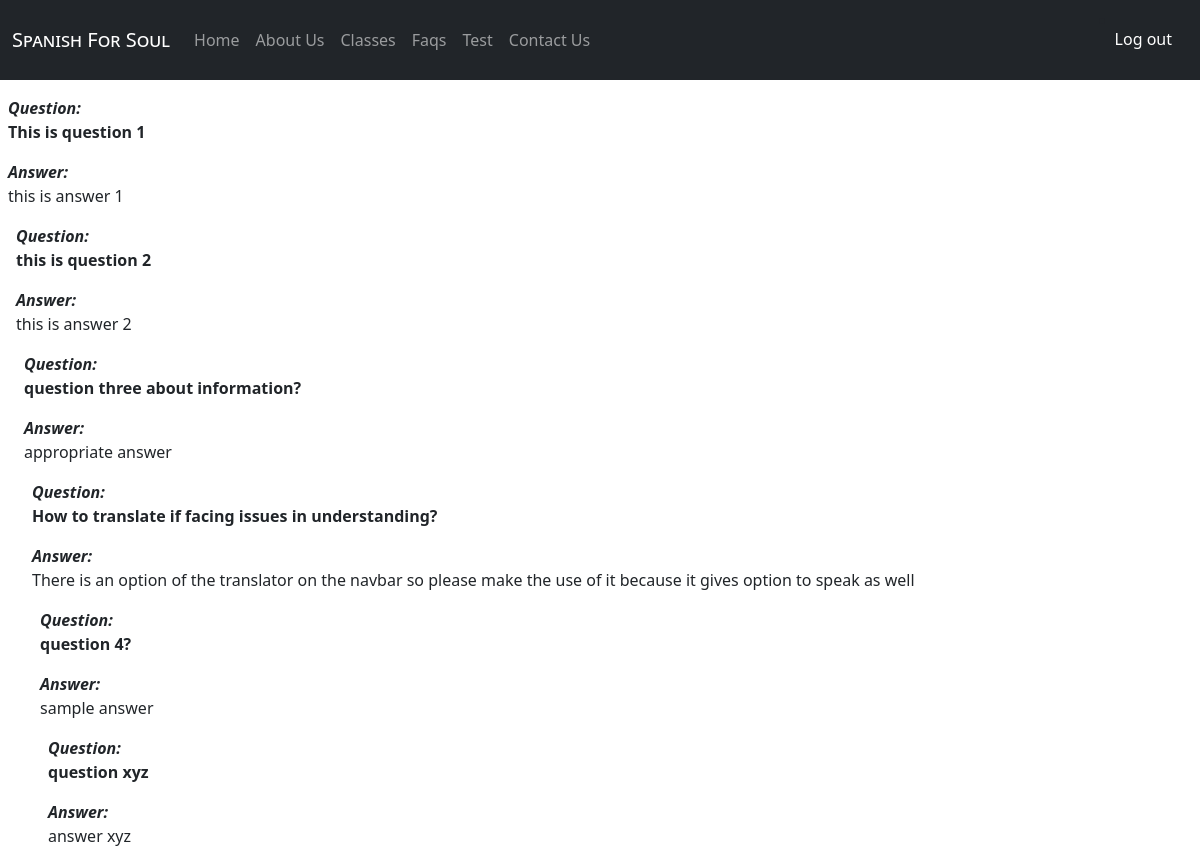
Page /faq on the committed database.
### project/models.py (models this page shows, shortened)
class Faqs(models.Model):
    question = models.TextField(max_length=400)
    answer = models.TextField(max_length=1000)

### project/views.py (the view)
# urls.py: path('faq', views.faq, name='faq'),
@csrf_exempt
def faq(request):
    object123 = Faqs.objects.all()
    return render(request, 'project/faq.html', {'show': object123})

### project/templates/project/faq.html
{% extends "project/base.html" %}
{% block body %}
{% for object in show  %}
<div class="feature col my-3 mx-2">
        <div class="feature-icon  bg-gradient">
        <strong><i>Question:</i></strong><p><b>{{object.question}}</b></p>
       <strong><i>Answer:</i></strong> <p>{{object.answer}}</p>
      </div>
{% endfor %}
{% endblock body %}

### rows in the picture
Faqs: question "This is question 1", answer "this is answer 1"
Faqs: question "this is question 2", answer "this is answer 2"
Faqs: question "question three about information?", answer "appropriate answer"
Faqs: question "How to translate if facing issues in understanding?", answer "There is an option of the translator on the navbar so please make the use of it because it gives option to speak as well"
Faqs: question "question 4?", answer "sample answer"
Faqs: question "question xyz", answer "answer xyz"
